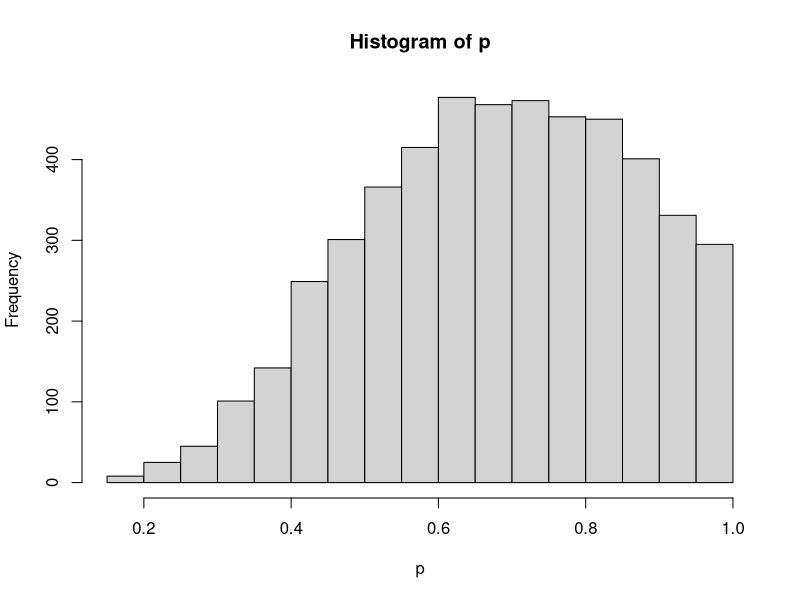
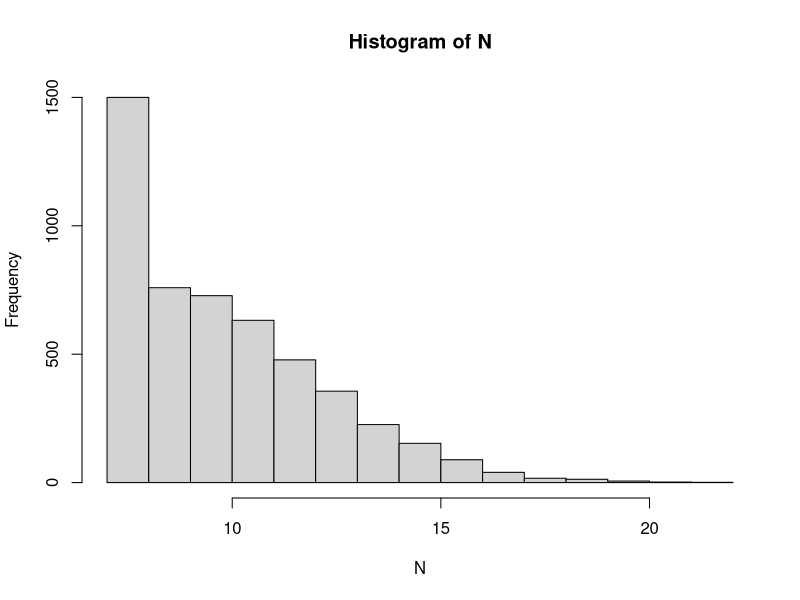

These charts were generated, in order, by the following R code:
### MAT 373, Day 35
### Simple Gibbs Sampling Problem - adapted from https://stephens999.github.io/fiveMinuteStats/gibbs1.html

# Example 1:
# sample from distribution X given Y above
sample_XgivenY = function(y){
  if(y==0){
    x <- rbinom(1, size = 1, prob = 0.2) # returns 1 with probability 0.2; otherwise 0
  } else {
    x <- rbinom(1, size = 1, prob = 0.6)
  } 
  return(x)
}

#' sample from distribution Y given X above
sample_YgivenX = function(x){
  if(x==0){
    y <- rbinom(1, size = 1, prob = 1/7)
  } else {
    y <- rbinom(1, size = 1, prob = 0.5)
  }
  return(y)
}

# Now let's simulate the joint distribution
niter <- 1000
X <- rep(0,niter)
Y <- rep(0,niter)
X[1] <- 1
Y[1] <- 1 # start from (1,1)
for(i in 2:niter){
  X[i] <- sample_XgivenY(Y[i-1])
  Y[i] <- sample_YgivenX(X[i])
}

# Set this up as a data frame
res <- data.frame(X=X,Y=Y)

# See the top entries
head(res,20)

# Summary table
table(data.frame(X=X,Y=Y))/niter

# Example 2: chicken / egg

x <- 7  # 7 eggs hatched
lambda <- 10
a <- 1
b <- 1

niter <- 10^4
p <- rep(0,niter)
N <- rep(0,niter)

p[1] <- 0.5
N[1] <- 2*x

for (i in 2:niter) {
  p[i] <- rbeta(1,x+a,N[i-1]-x+b)
  N[i] <- x + rpois(1,lambda*(1-p[i-1]))
}

p <- p[-(1:(niter/2))]
N <- N[-(1:(niter/2))]

# Display histograms of p and N
hist(p)
hist(N)

# Report out summary statistics
summary(p)
summary(N)
